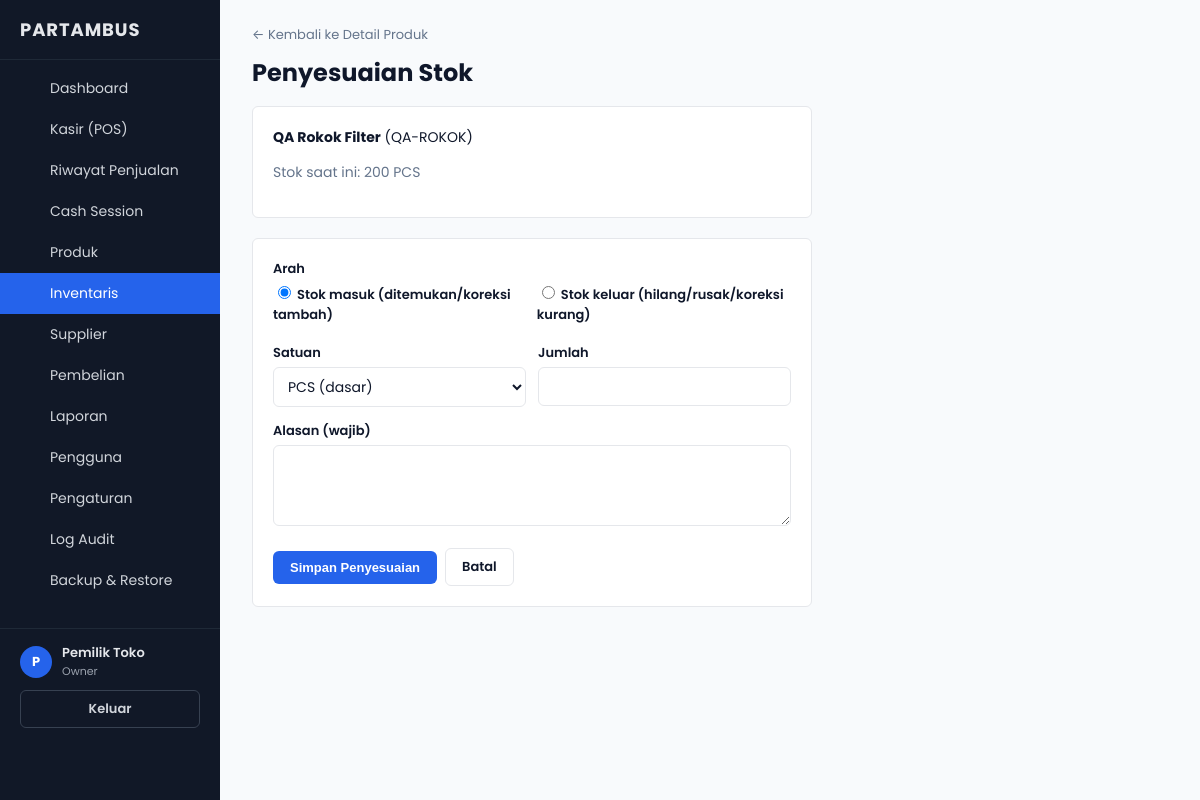
/inventory/adjustment.php?product_id=2 (signed in), run on the app's committed database.
### tables this page shows
CREATE TABLE products (
  id                       INT UNSIGNED AUTO_INCREMENT PRIMARY KEY,
  code                     VARCHAR(50)  NOT NULL,
  code_normalized          VARCHAR(50)  NOT NULL,  
  barcode                  VARCHAR(64)  NULL,
  name                     VARCHAR(150) NOT NULL,
  base_unit_name           VARCHAR(30)  NOT NULL,
  low_stock_threshold_base INT NOT NULL DEFAULT 0,
  current_stock_base       INT NOT NULL DEFAULT 0,      
  current_wac              DECIMAL(15,4) NULL,          
  active                   TINYINT(1) NOT NULL DEFAULT 1,
  created_by               INT UNSIGNED NULL,
  updated_by               INT UNSIGNED NULL,
  created_at               DATETIME NOT NULL DEFAULT CURRENT_TIMESTAMP,
  updated_at               DATETIME NOT NULL DEFAULT CURRENT_TIMESTAMP ON UPDATE CURRENT_TIMESTAMP,
  UNIQUE KEY uq_products_code_normalized (code_normalized),
  UNIQUE KEY uq_products_barcode (barcode),
  CONSTRAINT fk_products_created_by FOREIGN KEY (created_by) REFERENCES users(id),
  CONSTRAINT fk_products_updated_by FOREIGN KEY (updated_by) REFERENCES users(id)
);

### lib/helpers.php (called while the page is built, shortened)
<?php
function e(?string $value): string
{
    return htmlspecialchars($value ?? '', ENT_QUOTES, 'UTF-8');
}

### inventory/adjustment.php (the view, shortened to what this page needs)
<?php
require_once __DIR__ . '/../config/bootstrap.php';
$productId = (int) ($_GET['product_id'] ?? 0);
$stmt = $pdo->prepare('SELECT * FROM products WHERE id = ?');
$stmt->execute([$productId]);
$product = $stmt->fetch();
$unitStmt = $pdo->prepare('SELECT * FROM product_units WHERE product_id = ? AND active = 1 ORDER BY is_base DESC, unit_name');
$unitStmt->execute([$productId]);
$units = $unitStmt->fetchAll();
require __DIR__ . '/../includes/header.php';
?>
<div class="card" style="max-width:560px">
  <strong><?= e($product['name']) ?></strong> (<?= e($product['code']) ?>)
  <p class="text-muted">Stok saat ini: <?= (int) $product['current_stock_base'] ?> <?= e($product['base_unit_name']) ?></p>
</div>
<div class="card" style="max-width:560px">
<form method="post" novalidate>
  <div class="form-group">
    <label>Arah</label>
    <div class="form-row">
      <label class="checkbox-inline"><input type="radio" name="direction" value="in" checked> Stok masuk (ditemukan/koreksi tambah)</label>
      <label class="checkbox-inline"><input type="radio" name="direction" value="out"> Stok keluar (hilang/rusak/koreksi kurang)</label>
    </div>
  </div>
  <div class="form-row">
    <div class="form-group">
      <label for="unit_id">Satuan</label>
      <select id="unit_id" name="unit_id" required>
        <?php foreach ($units as $u): ?>
          <option value="<?= (int) $u['id'] ?>">
            <?= e($u['unit_name']) ?><?= $u['is_base'] ? ' (dasar)' : ' = ' . (int) $u['conversion_factor'] . ' ' . e($product['base_unit_name']) ?>
          </option>
        <?php endforeach; ?>
      </select>
    </div>
    <div class="form-group">
      <label for="qty">Jumlah</label>
      <input type="number" id="qty" name="qty" min="1" step="1" required>
    </div>
  </div>
  <div class="form-group">
    <label for="reason">Alasan (wajib)</label>
    <textarea id="reason" name="reason" rows="3" required></textarea>
  </div>
  <div class="btn-row">
    <button type="submit" class="btn">Simpan Penyesuaian</button>
    <a class="btn btn-secondary" href="<?= APP_BASE_PATH ?>/products/edit.php?id=<?= $productId ?>">Batal</a>
  </div>
</form>
</div>
<?php require __DIR__ . '/../includes/footer.php'; ?>

### assets/css/style.css (style rules this page uses)
:root { color-scheme: light; --color-bg: #F8FAFC; --color-surface: #ffffff; --color-border: #E5E7EB; --color-text: #0F172A; --color-text-muted: #64748B; --color-primary: #2563EB; --color-primary-hover: #1d4ed8; --color-secondary: #10B981; --color-secondary-hover: #0ea472; --color-info: #3B82F6; --color-danger: #dc2626; --color-danger-hover: #b91c1c; --color-success: #22C55E; --color-warning: #b45309; --color-warning-accent: #F59E0B; --color-warning-bg: #fef3c7; --color-danger-bg: #fee2e2; --color-success-bg: #dcfce7; --sidebar-width: 220px; --radius: 6px; --radius-lg: 14px; --color-hover: #f3f4f6; --color-blue-soft: #dbeafe; --color-blue-soft-light: #eff6ff; --color-purple-soft: #ede9fe; --color-purple-soft-light: #f5f3ff; --color-success-text: #166534; --color-danger-text: #991b1b; --color-warning-text: #92400e; --color-purple-text: #5b21b6; --color-info-text: #1e40af; --color-icon-chip-bg: rgba(255, 255, 255, 0.6); }
* { box-sizing: border-box; }
body { margin: 0; font-family: 'Poppins', -apple-system, "Segoe UI", Roboto, Arial, sans-serif; background: var(--color-bg); color: var(--color-text); font-size: 14px; }
a { color: var(--color-primary); text-decoration: none; }
.card { background: var(--color-surface); border: 1px solid var(--color-border); border-radius: var(--radius); padding: 20px; margin-bottom: 20px; }
.text-muted { color: var(--color-text-muted); }
.form-group { margin-bottom: 14px; }
.form-group label { display: block; margin-bottom: 4px; font-weight: 600; font-size: 13px; }
input[type=text], input[type=password], input[type=number], input[type=search], select, textarea { width: 100%; padding: 8px 10px; border: 1px solid var(--color-border); border-radius: var(--radius); font-size: 14px; font-family: inherit; background: var(--color-surface); color: var(--color-text); }
.form-row { display: flex; gap: 12px; }
.form-row > .form-group { flex: 1; }
.checkbox-inline { display: flex; align-items: center; gap: 6px; font-weight: normal; }
.checkbox-inline input { width: auto; }
.btn { display: inline-block; padding: 8px 16px; border-radius: var(--radius); border: 1px solid transparent; background: var(--color-primary); color: #fff; font-size: 13px; font-weight: 600; cursor: pointer; }
.btn-secondary { background: var(--color-surface); color: var(--color-text); border-color: var(--color-border); }
.btn-row { display: flex; align-items: center; flex-wrap: wrap; gap: 8px; margin-top: 16px; }

### data on the page
products: name "QA Rokok Filter", code "QA-ROKOK", current_stock_base "200", base_unit_name "PCS"

### other printed values
APP_NAME "PARTAMBUS"
$label "Dashboard"
$label "Kasir (POS)"
$label "Riwayat Penjualan"
$label "Cash Session"
$label "Produk"
$label "Inventaris"
$label "Supplier"
$label "Pembelian"
$label "Laporan"
$label "Pengguna"
$label "Pengaturan"
$label "Log Audit"
$label "Backup & Restore"
mb_strtoupper(mb_substr($user['full_name'], 0, 1)) "P"
